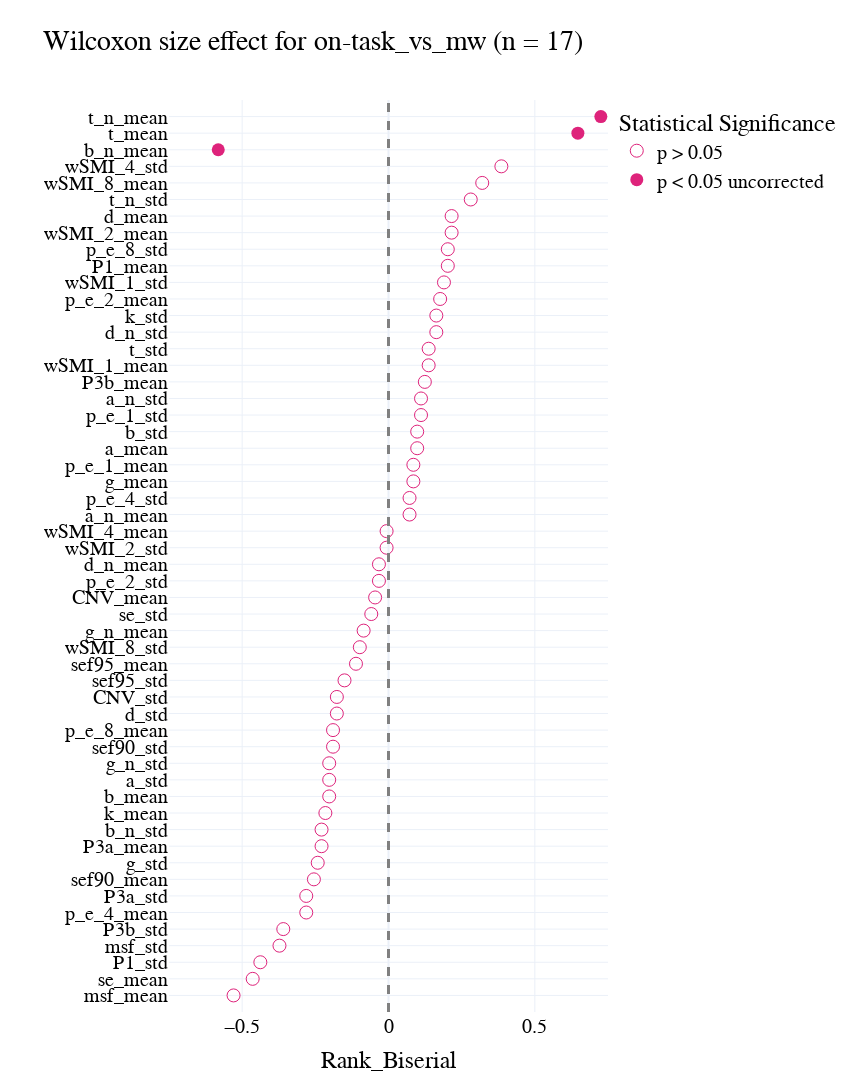
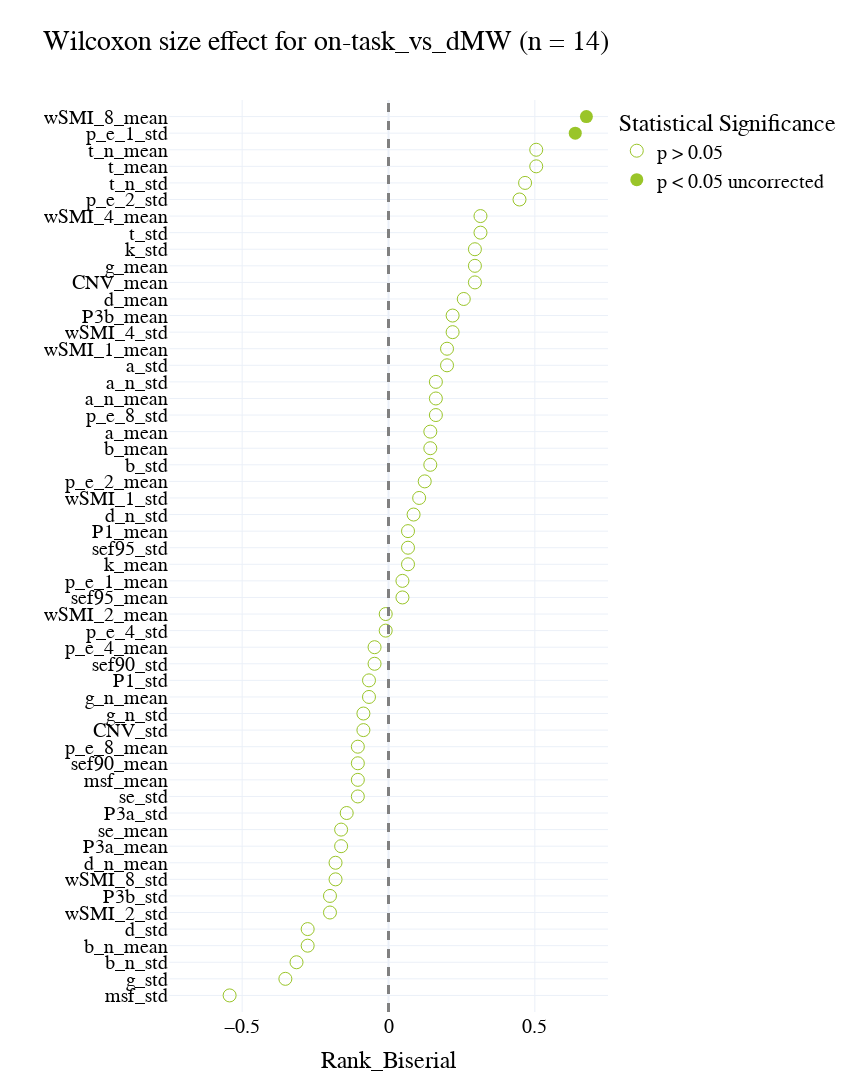
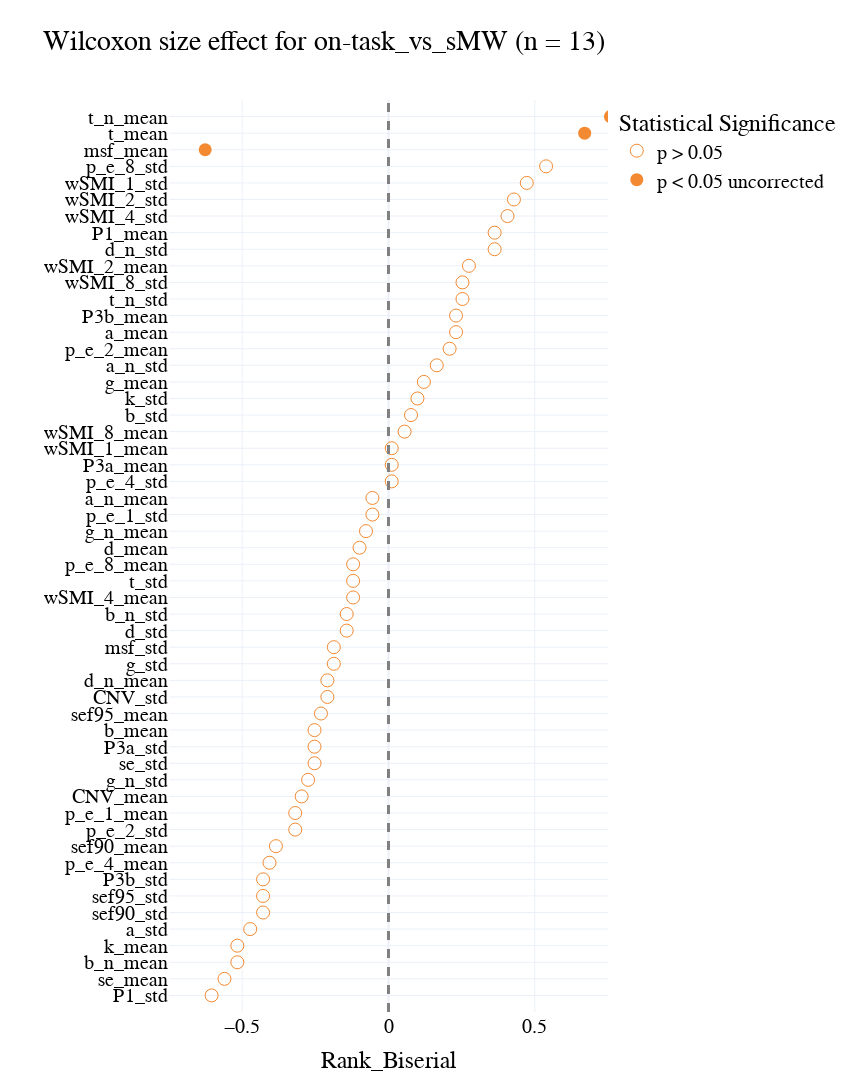
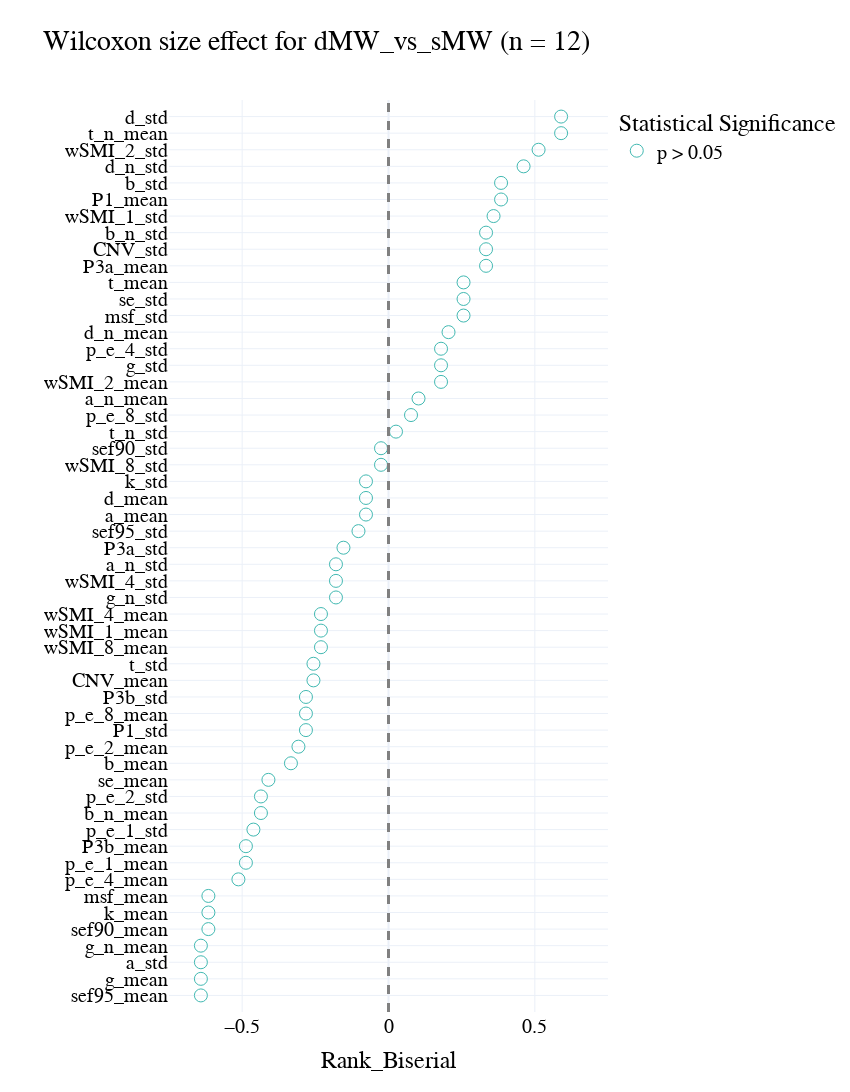

The notebook cell these images were saved under, in order:
### Markdown cell above
# On-task vs Off-task

### Code cell
for idx, contrast in enumerate(comparisons):

    df_mind = preprocess_data(df_markers, markers, probe_type = 'PC', comparison= contrast, only_full_participants=True, average_participants=True,latex_names=False, results_path=None)
    print('Participants included in analysis:', df_mind.shape[0]/2)


    AUC = []
    pvalues = {}
    effect_sizes = {}
    for i in df_mind.drop(['participant', 'mind_numeric'], axis=1).columns:
        mind_0 = df_mind.query("mind_numeric == 0")[i]
        mind_1 = df_mind.query("mind_numeric == 1")[i]
        auc = roc_auc_score(df_mind['mind_numeric'], df_mind[i])
        AUC.append([i, auc])
        test_result = wilcoxon(x=mind_0, y=mind_1,)
        pvalues[i] = test_result['p-val'][0]
        n1 = len(mind_0) 
        n2 = len(mind_1)
        rank_biserial =  test_result['RBC'][0]
        delta = cliffs_delta(mind_0, mind_1)
        d = cohens_d(mind_0, mind_1)
        r = rosenthals_r(test_result['W-val'][0], n1)
        cles = test_result['CLES'][0]
        
        # Calculate the impact effect size measure
        impact_result = impact(np.concatenate([mind_0, mind_1]), np.concatenate([np.zeros(len(mind_0)), np.ones(len(mind_1))]))
        impact_value = impact_result.get('Impact', np.nan)  # Using .get to avoid KeyError if 'Impact' is not present

        effect_sizes[i] = (rank_biserial, delta, d, r, cles,impact_value)

    wilcoxon_df = pd.DataFrame.from_dict(pvalues, orient='index', columns=['p_value']).reset_index().rename(columns={'index': 'markers'})
    wilcoxon_df['AUC'] = wilcoxon_df['markers'].map(dict(AUC))

    # Adding effect sizes to the DataFrame
    wilcoxon_df['Rank_Biserial'] = wilcoxon_df['markers'].apply(lambda x: effect_sizes[x][0])
    wilcoxon_df['Cliffs_Delta'] = wilcoxon_df['markers'].apply(lambda x: effect_sizes[x][1])
    wilcoxon_df['Cohens_d'] = wilcoxon_df['markers'].apply(lambda x: effect_sizes[x][2])
    wilcoxon_df['Rosenthals_r'] = wilcoxon_df['markers'].apply(lambda x: effect_sizes[x][3])
    wilcoxon_df['Common_lanaguage'] = wilcoxon_df['markers'].apply(lambda x: effect_sizes[x][4])
    wilcoxon_df['Impact'] = wilcoxon_df['markers'].apply(lambda x: effect_sizes[x][5])

    


    wilcoxon_df = (wilcoxon_df
                .assign(
                        p_corrected = lambda df: multipletests(df.p_value, method='fdr_bh')[1],
                        significant = lambda df: np.select([(df.p_value < 0.05) & (df.p_corrected < 0.05), (df.p_value < 0.05) & (df.p_corrected > 0.05),  
                                                    (df.p_value > 0.05) & (df.p_corrected > 0.05)], ['p < 0.05 FDR corrected','p < 0.05 uncorrected', 'p > 0.05'])
                    )
            )


    wilcoxon_df.to_csv(os.path.join(results_path,f'wilcoxon_{contrast}.csv'))


    # segment_mind_roc = segment_mind_roc.sort_values(by = 'AUC', ascending = False).head(10).append(segment_mind_roc.sort_values(by = 'AUC', ascending = False).tail(10))

    fig = px.scatter(wilcoxon_df.sort_values(by = 'Rank_Biserial'),x = 'Rank_Biserial', y = 'markers', template = "plotly_white", symbol = 'significant', 
                    symbol_sequence = ['circle-open','circle','hexagram' ],
    #                  color = 'significant',
                    color_discrete_sequence = [colors[idx]], 
                    title= f'Wilcoxon size effect for {contrast} (n = {int(df_mind.shape[0]/2)})',
                    
                    category_orders = {'significant': ['p > 0.05','p < 0.05 uncorrected', 'p < 0.05 FDR corrected']},
                    labels = {
                        'AUC': '1>0                      0<1', 
                            'significant': 'Statistical Significance', 'markers':''}
                    )
    fig.add_vline(x=0, line_width=3, line_dash="dash", line_color="grey")
    fig.update_traces(marker=dict(size = 13))

    fig.update_layout(
        width=850,
        height=1300,
    #     autosize = True, 
        template = 'plotly_white',
            font=dict(
            family="Times new roman",
            size=20,
            color="black"
        ),
        xaxis = dict(
                visible=True,
                range = [-0.75,0.75], 
                tickfont = {"size": 20},
            ),
        yaxis = dict(
            tickfont = {"size": 20},
            autorange = False,    
            automargin = True,
            range = [-1,len(wilcoxon_df)],
            dtick = 1
            ),
        showlegend=True, 

    )

    fig.show()

    fig.write_image(os.path.join(fig_path,f'wilcoxon_{contrast}.png'))
    fig.write_image(os.path.join(fig_path,f'wilcoxon_{contrast}.pdf'))
    fig.write_image(os.path.join(fig_path,f'wilcoxon_{contrast}.svg'))
    # fig.write_image(os.path.join(fig_path,f'wilcoxon_{contrast}.eps'))

### Figure 1 — Plotly figure (JSON) as saved in the notebook; plotly's stock layout.template omitted (floating-point values rounded to 4 significant figures)
{"data": [{"hovertemplate": "Statistical Significance=p > 0.05<br>Rank_Biserial=%{x}<br>=%{y}<extra></extra>", "legendgroup": "p > 0.05", "marker": {"color": "#DE237B", "size": 13, "symbol": "circle-open"}, "mode": "markers", "name": "p > 0.05", "orientation": "h", "showlegend": true, "type": "scatter", "x": [-0.5294, -0.4641, -0.4379, -0.3725, -0.3595, -0.281, -0.281, -0.2549, -0.2418, -0.2288, -0.2288, -0.2157, -0.2026, -0.2026, -0.2026, -0.1895, -0.1895, -0.1765, -0.1765, -0.1503, -0.1111, -0.09804, -0.08497, -0.05882, -0.04575, -0.03268, -0.03268, -0.006536, -0.006536, 0.0719, 0.0719, 0.08497, 0.08497, 0.09804, 0.09804, 0.1111, 0.1111, 0.1242, 0.1373, 0.1373, 0.1634, 0.1634, 0.1765, 0.1895, 0.2026, 0.2026, 0.2157, 0.2157, 0.281, 0.3203, 0.3856], "xaxis": "x", "y": ["msf_mean", "se_mean", "P1_std", "msf_std", "P3b_std", "p_e_4_mean", "P3a_std", "sef90_mean", "g_std", "P3a_mean", "b_n_std", "k_mean", "b_mean", "a_std", "g_n_std", "sef90_std", "p_e_8_mean", "d_std", "CNV_std", "sef95_std", "sef95_mean", "wSMI_8_std", "g_n_mean", "se_std", "CNV_mean", "p_e_2_std", "d_n_mean", "wSMI_2_std", "wSMI_4_mean", "a_n_mean", "p_e_4_std", "g_mean", "p_e_1_mean", "a_mean", "b_std", "p_e_1_std", "a_n_std", "P3b_mean", "wSMI_1_mean", "t_std", "d_n_std", "k_std", "p_e_2_mean", "wSMI_1_std", "P1_mean", "p_e_8_std", "wSMI_2_mean", "d_mean", "t_n_std", "wSMI_8_mean", "wSMI_4_std"], "yaxis": "y"}, {"hovertemplate": "Statistical Significance=p < 0.05 uncorrected<br>Rank_Biserial=%{x}<br>=%{y}<extra></extra>", "legendgroup": "p < 0.05 uncorrected", "marker": {"color": "#DE237B", "size": 13, "symbol": "circle"}, "mode": "markers", "name": "p < 0.05 uncorrected", "orientation": "h", "showlegend": true, "type": "scatter", "x": [-0.5817, 0.6471, 0.7255], "xaxis": "x", "y": ["b_n_mean", "t_mean", "t_n_mean"], "yaxis": "y"}], "layout": {"font": {"color": "black", "family": "Times new roman", "size": 20}, "height": 1300, "legend": {"title": {"text": "Statistical Significance"}, "tracegroupgap": 0}, "shapes": [{"line": {"color": "grey", "dash": "dash", "width": 3}, "type": "line", "x0": 0, "x1": 0, "xref": "x", "y0": 0, "y1": 1, "yref": "y domain"}], "showlegend": true, "title": {"text": "Wilcoxon size effect for on-task_vs_mw (n = 17)"}, "width": 850, "xaxis": {"anchor": "y", "domain": [0, 1], "range": [-0.75, 0.75], "tickfont": {"size": 20}, "title": {"text": "Rank_Biserial"}, "visible": true}, "yaxis": {"anchor": "x", "automargin": true, "autorange": false, "domain": [0, 1], "dtick": 1, "range": [-1, 54], "tickfont": {"size": 20}, "title": {"text": ""}}}}

### Figure 2 — Plotly figure (JSON) as saved in the notebook; plotly's stock layout.template omitted (floating-point values rounded to 4 significant figures)
{"data": [{"hovertemplate": "Statistical Significance=p > 0.05<br>Rank_Biserial=%{x}<br>=%{y}<extra></extra>", "legendgroup": "p > 0.05", "marker": {"color": "#9AC529", "size": 13, "symbol": "circle-open"}, "mode": "markers", "name": "p > 0.05", "orientation": "h", "showlegend": true, "type": "scatter", "x": [-0.5429, -0.3524, -0.3143, -0.2762, -0.2762, -0.2, -0.2, -0.181, -0.181, -0.1619, -0.1619, -0.1429, -0.1048, -0.1048, -0.1048, -0.1048, -0.08571, -0.08571, -0.06667, -0.06667, -0.04762, -0.04762, -0.009524, -0.009524, 0.04762, 0.04762, 0.06667, 0.06667, 0.06667, 0.08571, 0.1048, 0.1238, 0.1429, 0.1429, 0.1429, 0.1619, 0.1619, 0.1619, 0.2, 0.2, 0.219, 0.219, 0.2571, 0.2952, 0.2952, 0.2952, 0.3143, 0.3143, 0.4476, 0.4667, 0.5048, 0.5048], "xaxis": "x", "y": ["msf_std", "g_std", "b_n_std", "b_n_mean", "d_std", "wSMI_2_std", "P3b_std", "wSMI_8_std", "d_n_mean", "P3a_mean", "se_mean", "P3a_std", "se_std", "msf_mean", "sef90_mean", "p_e_8_mean", "CNV_std", "g_n_std", "g_n_mean", "P1_std", "sef90_std", "p_e_4_mean", "p_e_4_std", "wSMI_2_mean", "sef95_mean", "p_e_1_mean", "k_mean", "sef95_std", "P1_mean", "d_n_std", "wSMI_1_std", "p_e_2_mean", "b_std", "b_mean", "a_mean", "p_e_8_std", "a_n_mean", "a_n_std", "a_std", "wSMI_1_mean", "wSMI_4_std", "P3b_mean", "d_mean", "CNV_mean", "g_mean", "k_std", "t_std", "wSMI_4_mean", "p_e_2_std", "t_n_std", "t_mean", "t_n_mean"], "yaxis": "y"}, {"hovertemplate": "Statistical Significance=p < 0.05 uncorrected<br>Rank_Biserial=%{x}<br>=%{y}<extra></extra>", "legendgroup": "p < 0.05 uncorrected", "marker": {"color": "#9AC529", "size": 13, "symbol": "circle"}, "mode": "markers", "name": "p < 0.05 uncorrected", "orientation": "h", "showlegend": true, "type": "scatter", "x": [0.6381, 0.6762], "xaxis": "x", "y": ["p_e_1_std", "wSMI_8_mean"], "yaxis": "y"}], "layout": {"font": {"color": "black", "family": "Times new roman", "size": 20}, "height": 1300, "legend": {"title": {"text": "Statistical Significance"}, "tracegroupgap": 0}, "shapes": [{"line": {"color": "grey", "dash": "dash", "width": 3}, "type": "line", "x0": 0, "x1": 0, "xref": "x", "y0": 0, "y1": 1, "yref": "y domain"}], "showlegend": true, "title": {"text": "Wilcoxon size effect for on-task_vs_dMW (n = 14)"}, "width": 850, "xaxis": {"anchor": "y", "domain": [0, 1], "range": [-0.75, 0.75], "tickfont": {"size": 20}, "title": {"text": "Rank_Biserial"}, "visible": true}, "yaxis": {"anchor": "x", "automargin": true, "autorange": false, "domain": [0, 1], "dtick": 1, "range": [-1, 54], "tickfont": {"size": 20}, "title": {"text": ""}}}}

### Figure 3 — Plotly figure (JSON) as saved in the notebook; plotly's stock layout.template omitted (floating-point values rounded to 4 significant figures)
{"data": [{"hovertemplate": "Statistical Significance=p > 0.05<br>Rank_Biserial=%{x}<br>=%{y}<extra></extra>", "legendgroup": "p > 0.05", "marker": {"color": "#F38A31", "size": 13, "symbol": "circle-open"}, "mode": "markers", "name": "p > 0.05", "orientation": "h", "showlegend": true, "type": "scatter", "x": [-0.6044, -0.5604, -0.5165, -0.5165, -0.4725, -0.4286, -0.4286, -0.4286, -0.4066, -0.3846, -0.3187, -0.3187, -0.2967, -0.2747, -0.2527, -0.2527, -0.2527, -0.2308, -0.2088, -0.2088, -0.1868, -0.1868, -0.1429, -0.1429, -0.1209, -0.1209, -0.1209, -0.0989, -0.07692, -0.05495, -0.05495, 0.01099, 0.01099, 0.01099, 0.05495, 0.07692, 0.0989, 0.1209, 0.1648, 0.2088, 0.2308, 0.2308, 0.2527, 0.2527, 0.2747, 0.3626, 0.3626, 0.4066, 0.4286, 0.4725, 0.5385], "xaxis": "x", "y": ["P1_std", "se_mean", "b_n_mean", "k_mean", "a_std", "sef90_std", "sef95_std", "P3b_std", "p_e_4_mean", "sef90_mean", "p_e_2_std", "p_e_1_mean", "CNV_mean", "g_n_std", "se_std", "P3a_std", "b_mean", "sef95_mean", "CNV_std", "d_n_mean", "g_std", "msf_std", "d_std", "b_n_std", "wSMI_4_mean", "t_std", "p_e_8_mean", "d_mean", "g_n_mean", "p_e_1_std", "a_n_mean", "p_e_4_std", "P3a_mean", "wSMI_1_mean", "wSMI_8_mean", "b_std", "k_std", "g_mean", "a_n_std", "p_e_2_mean", "a_mean", "P3b_mean", "t_n_std", "wSMI_8_std", "wSMI_2_mean", "d_n_std", "P1_mean", "wSMI_4_std", "wSMI_2_std", "wSMI_1_std", "p_e_8_std"], "yaxis": "y"}, {"hovertemplate": "Statistical Significance=p < 0.05 uncorrected<br>Rank_Biserial=%{x}<br>=%{y}<extra></extra>", "legendgroup": "p < 0.05 uncorrected", "marker": {"color": "#F38A31", "size": 13, "symbol": "circle"}, "mode": "markers", "name": "p < 0.05 uncorrected", "orientation": "h", "showlegend": true, "type": "scatter", "x": [-0.6264, 0.6703, 0.7582], "xaxis": "x", "y": ["msf_mean", "t_mean", "t_n_mean"], "yaxis": "y"}], "layout": {"font": {"color": "black", "family": "Times new roman", "size": 20}, "height": 1300, "legend": {"title": {"text": "Statistical Significance"}, "tracegroupgap": 0}, "shapes": [{"line": {"color": "grey", "dash": "dash", "width": 3}, "type": "line", "x0": 0, "x1": 0, "xref": "x", "y0": 0, "y1": 1, "yref": "y domain"}], "showlegend": true, "title": {"text": "Wilcoxon size effect for on-task_vs_sMW (n = 13)"}, "width": 850, "xaxis": {"anchor": "y", "domain": [0, 1], "range": [-0.75, 0.75], "tickfont": {"size": 20}, "title": {"text": "Rank_Biserial"}, "visible": true}, "yaxis": {"anchor": "x", "automargin": true, "autorange": false, "domain": [0, 1], "dtick": 1, "range": [-1, 54], "tickfont": {"size": 20}, "title": {"text": ""}}}}

### Figure 4 — Plotly figure (JSON) as saved in the notebook; plotly's stock layout.template omitted (floating-point values rounded to 4 significant figures)
{"data": [{"hovertemplate": "Statistical Significance=p > 0.05<br>Rank_Biserial=%{x}<br>=%{y}<extra></extra>", "legendgroup": "p > 0.05", "marker": {"color": "#42B9B2", "size": 13, "symbol": "circle-open"}, "mode": "markers", "name": "p > 0.05", "orientation": "h", "showlegend": true, "type": "scatter", "x": [-0.641, -0.641, -0.641, -0.641, -0.6154, -0.6154, -0.6154, -0.5128, -0.4872, -0.4872, -0.4615, -0.4359, -0.4359, -0.4103, -0.3333, -0.3077, -0.2821, -0.2821, -0.2821, -0.2564, -0.2564, -0.2308, -0.2308, -0.2308, -0.1795, -0.1795, -0.1795, -0.1538, -0.1026, -0.07692, -0.07692, -0.07692, -0.02564, -0.02564, 0.02564, 0.07692, 0.1026, 0.1795, 0.1795, 0.1795, 0.2051, 0.2564, 0.2564, 0.2564, 0.3333, 0.3333, 0.3333, 0.359, 0.3846, 0.3846, 0.4615, 0.5128, 0.5897, 0.5897], "xaxis": "x", "y": ["sef95_mean", "g_mean", "a_std", "g_n_mean", "sef90_mean", "k_mean", "msf_mean", "p_e_4_mean", "p_e_1_mean", "P3b_mean", "p_e_1_std", "b_n_mean", "p_e_2_std", "se_mean", "b_mean", "p_e_2_mean", "P1_std", "p_e_8_mean", "P3b_std", "CNV_mean", "t_std", "wSMI_8_mean", "wSMI_1_mean", "wSMI_4_mean", "g_n_std", "wSMI_4_std", "a_n_std", "P3a_std", "sef95_std", "a_mean", "d_mean", "k_std", "wSMI_8_std", "sef90_std", "t_n_std", "p_e_8_std", "a_n_mean", "wSMI_2_mean", "g_std", "p_e_4_std", "d_n_mean", "msf_std", "se_std", "t_mean", "P3a_mean", "CNV_std", "b_n_std", "wSMI_1_std", "P1_mean", "b_std", "d_n_std", "wSMI_2_std", "t_n_mean", "d_std"], "yaxis": "y"}], "layout": {"font": {"color": "black", "family": "Times new roman", "size": 20}, "height": 1300, "legend": {"title": {"text": "Statistical Significance"}, "tracegroupgap": 0}, "shapes": [{"line": {"color": "grey", "dash": "dash", "width": 3}, "type": "line", "x0": 0, "x1": 0, "xref": "x", "y0": 0, "y1": 1, "yref": "y domain"}], "showlegend": true, "title": {"text": "Wilcoxon size effect for dMW_vs_sMW (n = 12)"}, "width": 850, "xaxis": {"anchor": "y", "domain": [0, 1], "range": [-0.75, 0.75], "tickfont": {"size": 20}, "title": {"text": "Rank_Biserial"}, "visible": true}, "yaxis": {"anchor": "x", "automargin": true, "autorange": false, "domain": [0, 1], "dtick": 1, "range": [-1, 54], "tickfont": {"size": 20}, "title": {"text": ""}}}}
